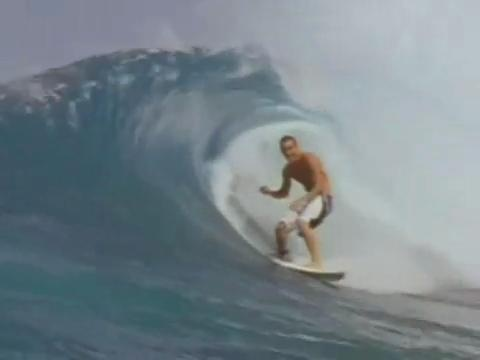
#> input picture datasets/surfer/0003.jpg, 480 x 360 px; its folder holds only this picture in this run
$ python test.py
#> lines starting #> are read from the running program, lines starting #| are printed output that depends on the picture
### utils.py
import numpy as np
import cv2,os


# it will extract the image list
def _get_img_lists(img_path):
    frame_list = []
    for frame in os.listdir(img_path):
        if os.path.splitext(frame)[1] == '.jpg':
            frame_list.append(os.path.join(img_path, frame))
    return frame_list

def _linear_mapping(img):
        return (img - img.min()) / (img.max() - img.min())

def _window_func_2d(width,height):
    win_col = np.hanning(width)
    win_row = np.hanning(height)
    mask_col, mask_row = np.meshgrid(win_col, win_row)
    return mask_col * mask_row

def _get_gauss_response(size,sigma):
    w,h=size

    # get the mesh grid
    xs, ys = np.meshgrid(np.arange(w), np.arange(h))

    # get the center of the object
    center_x, center_y = w / 2, h / 2

    # cal the distance...
    dist = ((xs - center_x) ** 2 + (ys - center_y) ** 2) / (2*sigma**2)

    # get the response map
    response = np.exp(-dist)

    # normalize
    response = _linear_mapping(response)
    return response

# pre-processing the image...
# [29 lines left out: functions pre_process, window_func_2d, random_warp, not called in this run]

### test.py
"""
Implementation of MOSSE for Multi object tracking (MOT)
Combination with YOLO or SSD
"""
import numpy as np
import cv2,os
from utils import _get_img_lists,_linear_mapping,_window_func_2d,_get_gauss_response
from timeit import time
from cftracker.feature import extract_hog_feature,extract_cn_feature


class mosse():
    def __init__(self,learning_rate=0.125,sigma=2.,img_path = 'datasets/surfer/'
                ,bbox_init_gt=[228,118,140,174],chose_ROI=False,num_pretrain=128):
        """
        num_pretrain: Times to generate eight small perturbations (fi) of random affine transformations
        """
#> called with learning_rate = 0.125, sigma = 2, img_path = 'datasets/surfer/', chose_ROI = False, num_pretrain = 128
        self.learning_rate=learning_rate
        self.sigma=sigma
        self.frame_list = _get_img_lists(img_path)
        self.frame_list.sort()
        self.first_frame = cv2.imread(self.frame_list[0])
#> self.first_frame is the input picture: shape (360, 480, 3); mean B, G, R 138.9, 132.1, 119.2
        self.bbox_init_gt=bbox_init_gt
        self.chose_ROI=chose_ROI
        self.num_pretrain=num_pretrain
        self.fps = 0.0

    def init(self):
        # SELECT GROUND TRUTH FOR FIRST FRAME
        if self.chose_ROI:
            bbox = cv2.selectROI('demo', self.first_frame, False, False)
        else:
            bbox = self.bbox_init_gt

        self.first_frame=self._img_processing(self.first_frame)

        # BBOX INITIALIZATION
        x,y,w,h=tuple(bbox)
        self._center=(x+w/2,y+h/2)
        self.w,self.h=w,h
        w,h=int(round(w)),int(round(h))


        # INITIALIZE Ai AND Bi : TRAINING THE Hi FOR THE FIRST FRAME
        fi_=cv2.getRectSubPix(self.first_frame,(w,h),self._center)

        self._G=np.fft.fft2(_get_gauss_response((w,h),self.sigma))
        self._Ai,self._Bi=self._training(fi_,self._G)
#> the loop in _training, `for _ in range(self.num_pretrain):` made 128 passes
#> pass 1, in _rand_warp, `warped = cv2.warpAffine(img, W, (w, h), cv2.BORDER_REFLECT)`:
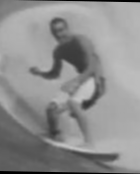
#> warped: shape (174, 140) float32; min 0, max 0.777, mean 0.56
#> pass 1, in _preprocessing, `img=(img-np.mean(img))/(np.std(img)+eps)`:
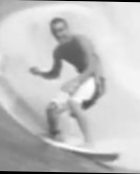
#> img: shape (174, 140) float32; min -4.23, max 1.3, mean -5.01e-08; drawn with min black and max white
#> pass 1, in _preprocessing, `preprocessed_img = cos_window*img`:
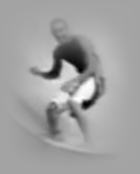
#> preprocessed_img: shape (174, 140) float64; min -1.96, max 1.09, mean -0.0289; drawn with min black and max white
#> after the loop in _training, `for _ in range(self.num_pretrain):`:
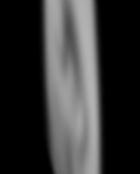
#> fi: shape (174, 140) float32; min 0, max 0.705, mean 0.205

        #TEST hog features extractior
        self.padding = 1.5
        self.cell_size=4
        self.window_size=(int(np.floor(w*(1+self.padding)))//self.cell_size,int(np.floor(h*(1+self.padding)))//self.cell_size)
        x=cv2.resize(fi_,(self.window_size[0]*self.cell_size,self.window_size[1]*self.cell_size))
#> (the call stopped at in init, `x=extract_hog_feature(x, cell_size=self.cell_size)`: cftracker is not available in this run)
        x=extract_hog_feature(x, cell_size=self.cell_size)
        print("fhog",x.shape)

    def update(self):
        for idx in range(len(self.frame_list)):
            t1 = time.time()
            current_frame_BGR = cv2.imread(self.frame_list[idx])
            current_frame=self._img_processing(current_frame_BGR)

            fi=cv2.getRectSubPix(current_frame,(int(round(self.w)),int(round(self.h))),self._center)
            fi=self._preprocessing(fi)

            Hi=self._Ai/self._Bi
            hi = _linear_mapping(np.real(np.fft.ifft2(Hi)))
#> in _linear_mapping (call 2), `return (img - img.min()) / (img.max() - img.min())`:
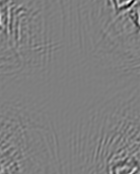
#> returned value: shape (174, 140) float64; min 0, max 1, mean 0.499
            responses=self._detection(Hi,fi)
#> in _linear_mapping (call 3), `return (img - img.min()) / (img.max() - img.min())`:
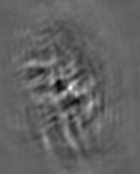
#> returned value: shape (174, 140) float64; min 0, max 1, mean 0.391
            gi = responses

            curr=np.unravel_index(np.argmax(gi, axis=None),gi.shape)
#> curr = (87, 70)
            dy,dx=curr[0]-(self.h/2),curr[1]-(self.w/2)
#> dy = 0; dx = 0
            x_c,y_c=self._center
            x_c+=dx
#> x_c = 298
            y_c+=dy
#> y_c = 205
            self._center=(x_c,y_c)
#> self._center = (298, 205)
            fi=cv2.getRectSubPix(current_frame,(int(round(self.w)),int(round(self.h))),self._center)
            fi=self._preprocessing(fi)

            # UPDATE
            Fi=np.fft.fft2(fi)
            self._Ai=self.learning_rate*(self._G*np.conj(Fi))+(1-self.learning_rate)*self._Ai
            self._Bi=self.learning_rate*(Fi*np.conj(Fi))+(1-self.learning_rate)*self._Bi

            # visualize the tracking process...
            self.fps = (self.fps + (1. / (time.time() - t1))) / 2
            cv2.putText(current_frame_BGR, "FPS:" + str(round(self.fps, 1)), (5, 25), 2, 5e-3 * 200, (0, 255, 0), 2)

            cv2.rectangle(current_frame_BGR, (int(self._center[0]-self.w/2),int(self._center[1]-self.h/2)), (int(self._center[0]+self.w/2),int(self._center[1]+self.h/2)), (255, 0, 0), 2)
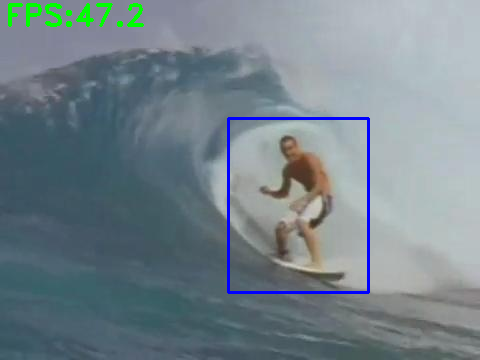
#> current_frame_BGR: shape (360, 480, 3); mean B, G, R 139, 131.3, 116.9
            cv2.imshow('demo', current_frame_BGR)
            cv2.waitKey(1)
            # [6 lines of commented-out code are left out]

    def _img_processing(self,img):
        if len(img.shape)!=2:
            assert img.shape[2]==3
            img=cv2.cvtColor(img,cv2.COLOR_BGR2GRAY)
        return img.astype(np.float32)/255

    def _training(self,fi,G):
        Ai, Bi= np.zeros_like(G),np.zeros_like(G)
        for _ in range(self.num_pretrain):
            # AFFINE TRANSFORMATION
            fi=self._rand_warp(fi)
            Fi=np.fft.fft2(self._preprocessing(fi))
            Ai+=G*np.conj(Fi)
            Bi+=Fi*np.conj(Fi)
        Hi = Ai/Bi
        return Ai,Bi

    def _detection(self,Hi,fi):
        Gi=Hi*np.fft.fft2(fi)
        gi = _linear_mapping(np.real(np.fft.ifft2(Gi)))
        return gi

    def _preprocessing(self,img,eps=1e-5):
        # First, the pixel values are transformed using a log function which helps with low contrast lighting situations.
        img=np.log(img+1)
        # The pixel values are normalized to have a mean value of 0.0 and a norm of 1.0
        img=(img-np.mean(img))/(np.std(img)+eps)
        # Finally, the image is multiplied by a cosine window which gradually
        # reduces the pixel values near the edge to zero. This also
        # has the benefit that it puts more emphasis near the center of the target.
        cos_window = _window_func_2d(int(round(self.w)),int(round(self.h)))
        preprocessed_img = cos_window*img
        return preprocessed_img

    def _rand_warp(self,img):
        """
        The training set is constructed using
        random affine transformations to generate eight small perturbations (fi)
        of the tracking window in the initial frame.
        """
        h, w = img.shape[:2]
        C = .1
        ang = np.random.uniform(-C, C)
        c, s = np.cos(ang), np.sin(ang)
        W = np.array([[c + np.random.uniform(-C, C), -s + np.random.uniform(-C, C), 0],
                      [s + np.random.uniform(-C, C), c + np.random.uniform(-C, C), 0]])
        center_warp = np.array([[w / 2], [h / 2]])
        tmp = np.sum(W[:, :2], axis=1).reshape((2, 1))
        W[:, 2:] = center_warp - center_warp * tmp
        warped = cv2.warpAffine(img, W, (w, h), cv2.BORDER_REFLECT)
        return warped


if __name__ == "__main__":

    init_gt=[228,118,140,174]
    img_path = 'datasets/surfer/'

    tracker = mosse(img_path=img_path,bbox_init_gt=init_gt,chose_ROI=False)
    tracker.init()
    tracker.update()

$ run again, on datasets/surfer/0019.jpg
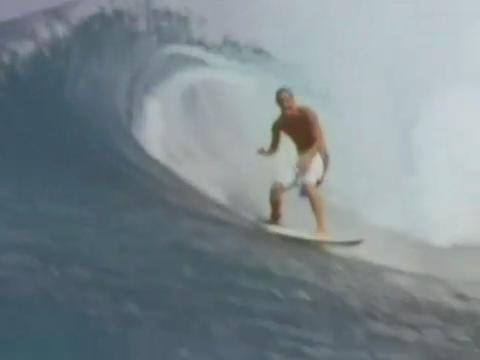
#> input picture datasets/surfer/0019.jpg, 480 x 360 px
#> in __init__, self.first_frame is the input picture: shape (360, 480, 3); mean B, G, R 141, 135.6, 123.2
#> in _linear_mapping (call 3), `return (img - img.min()) / (img.max() - img.min())`:
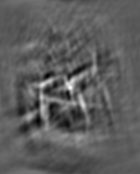
#> returned value: shape (174, 140) float64; min 0, max 1, mean 0.367
#> curr = (87, 70)
#> dy = 0
#> x_c = 298
#> y_c = 205
#> self._center = (298, 205)
#> in update, `cv2.rectangle(current_frame_BGR, (int(self._center[0]-self.w/2),int(se..`:
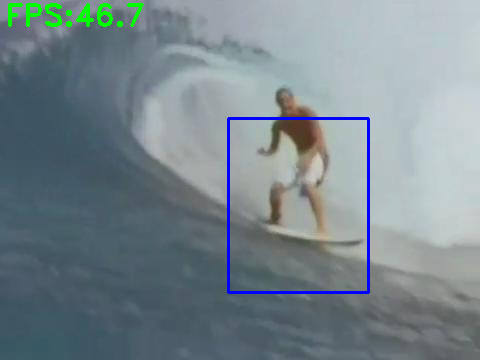
#> current_frame_BGR: shape (360, 480, 3); mean B, G, R 141.2, 134.9, 120.9

$ run again, on datasets/surfer/0023.jpg
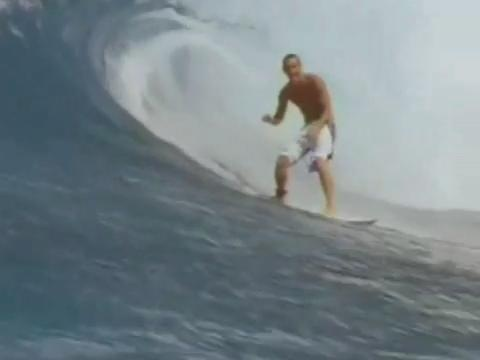
#> input picture datasets/surfer/0023.jpg, 480 x 360 px
#> in __init__, self.first_frame is the input picture: shape (360, 480, 3); mean B, G, R 137, 131.9, 119.5
#> in _linear_mapping (call 3), `return (img - img.min()) / (img.max() - img.min())`:
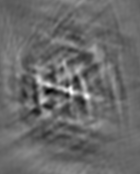
#> returned value: shape (174, 140) float64; min 0, max 1, mean 0.419
#> curr = (91, 71)
#> dy = 4; dx = 1
#> x_c = 299
#> y_c = 209
#> self._center = (299, 209)
#> in update, `cv2.rectangle(current_frame_BGR, (int(self._center[0]-self.w/2),int(se..`:
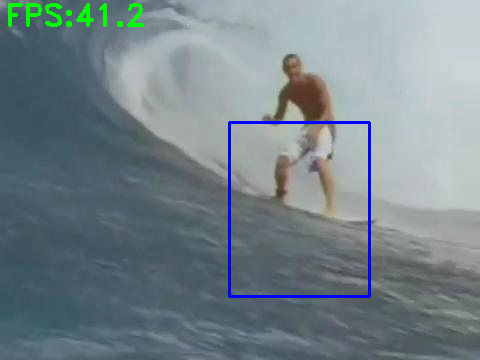
#> current_frame_BGR: shape (360, 480, 3); mean B, G, R 137.5, 131.4, 117.5
